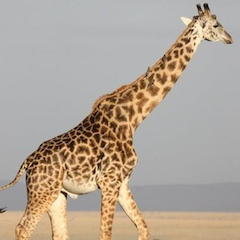
#> input picture questions/images/GiraffeCrop.jpg, 240 x 240 px
$ python liveFFT2.py
#> lines starting #> are read from the running program, lines starting #| are printed output that depends on the picture
#!/usr/bin/env python
#coding: utf8

"""
Code originally by Brian R. Pauw and David Mannicke.
Modified by James Tompkin for Brown CSCI1430.

Initial Python coding and refactoring:
	Brian R. Pauw
With input from:
	Samuel Tardif

Windows compatibility resolution:
	David Mannicke
	Chris Garvey

Windows compiled version:
	Joachim Kohlbrecher
"""

"""
Overview
========
This program uses OpenCV to capture images from the camera, Fourier transform them and show the Fourier transformed image alongside the original on the screen.

Output image visualization:
    Top left: input image
    Bottom left: amplitude image of Fourier decomposition
    Bottom right: phase image of Fourier decomposition
    Top right: reconstruction of image from Fourier domain

$ ./liveFFT2.py

Required: A Python 3.x installation (tested on 3.12.x),
with:
    - OpenCV (for camera reading)
    - numpy, matplotlib, scipy, argparse
"""

__author__ = "Brian R. Pauw, David Mannicke; modified for Brown CSCI 1430 by James Tompkin"
__contact__ = "brian@stack.nl; james_tompkin@brown.edu"
__license__ = "GPLv3+"
__date__ = "2014/01/25; modifications 2017 onwards"
__status__ = "v2.1"

import os
import cv2 # opencv-based functions
import time
import math
import numpy as np
from scipy import ndimage
from skimage import io
from skimage import img_as_float32, img_as_ubyte
from skimage.color import rgb2gray


class live_FFT2():

    wn = "Fourier decomposition demo"
    use_camera = True

    im = None
    imMerlinTheCat = None
    imRaraMama = None

    pause = False
    quit = False
    drawText = True
    blankInput = False

    hw2part = 0
    phaseOffset = 0
    # Variables for animating basis reconstruction
    animateMagnitude = True
    animateOrientation = False
    frequencyCutoffDist = 1
    frequencyCutoffDirection = 0.3
    # Variables for animated basis demo
    magnitude = 1
    orientation = 0

    def __init__(self, **kwargs):

        self.writeControls()

        # Set the name of the output window
        cv2.namedWindow(self.wn, cv2.WINDOW_AUTOSIZE)

        # Load two images
        im1f = 'images/GiraffeCrop.jpg'
        im2f = 'images/MerlinCrop.jpg'
        im1f = im1f if os.path.isfile(im1f) else 'questions/' + im1f
        im2f = im2f if os.path.isfile(im2f) else 'questions/' + im2f
        self.imRaraMama = rgb2gray(img_as_float32(io.imread(im1f)))
#> self.imRaraMama: shape (240, 240) float32; min 0, max 0.961, mean 0.655
        self.imMerlinTheCat = rgb2gray(img_as_float32(io.imread(im2f)))
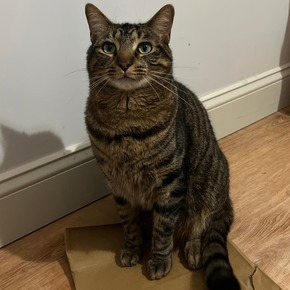
#> input picture questions/images/MerlinCrop.jpg, 290 x 290 px
#> self.imMerlinTheCat: shape (290, 290) float32; min 0, max 0.91, mean 0.411

        # Initialize camera
        # The argument is the device id.
        # If you have more than one camera, you can access them
        # by passing a different id, e.g., cv2.VideoCapture(1)
        self.vc = cv2.VideoCapture(0)
        if not self.vc.isOpened():
            print( "No camera found or error opening camera; using a static image instead." )
            self.use_camera = False
            self.im = self.imRaraMama
        else:
            # We found and opened a camera!
            # Requested camera size. This will be cropped to square later on at 240 x 240
            ret = self.vc.set(cv2.CAP_PROP_FRAME_WIDTH, 320)
            ret = self.vc.set(cv2.CAP_PROP_FRAME_HEIGHT, 240)

            # Some cameras will return 'None' on read until they are initialized,
            # so sit and wait for a valid image.
            while self.im is None:
                rval, self.im = self.vc.read()
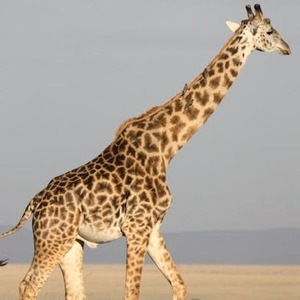
#> input picture questions/images/GiraffeCrop.jpeg, 300 x 300 px, given in place of the camera
#> self.im is the input picture: shape (300, 300, 3); mean B, G, R 152.1, 165.3, 177.5

        # Initial values in case something screws up...
        amplitude = np.zeros( self.im.shape )
        phase = np.zeros( self.im.shape )
        imr = np.zeros( self.im.shape )

        # Main loop
        while True:
            #a = time.perf_counter()

            if not self.pause:
                im = self.readAndCropImage()
                amplitude, phase = self.fourierTransform(im)
                amplitude, phase = self.studentFuncs(amplitude, phase)
                imr = self.invFourierTransform(amplitude, phase)

            self.displayImages(im, amplitude, phase, imr)

            # Update window, pause for 1ms, check keyboard
            key = cv2.waitKey(1)
            self.readKeyboard(key)
            #print('framerate = {} fps \r'.format(1. / (time.perf_counter() - a)))

            if self.quit:
                break

        if self.use_camera:
            # Stop camera
            self.vc.release()

    def writeControls(self):

        print("""
            CSCI 1430 Fourier Transform Demo
            --------------------------------

            0,1,2,3,4,5 = Homework parts --- the buttons won't work until you uncomment each
            p = Toggle pause of camera read and processing
            t = Toggle text

            o = Part 1: Animate frequency orientation (default false)
            m = Part 1: Animate frequency magnitude (default true)

            To add your own controls, edit `readKeyboard()`

              """)

        return

    def readKeyboard(self, key):

        for k in range(0, 6):
            if key == ord(str(k)):
                self.hw2part = k
                if self.hw2part == 1:
                    self.blankInput = True
                else:
                    self.blankInput = False

        if key == ord('t'):
            self.drawText = not self.drawText
        elif key == ord('p'):
            self.pause = not self.pause
        elif key == ord('o'):
            self.animateOrientation = not self.animateOrientation
        elif key == ord('m'):
            self.animateMagnitude = not self.animateMagnitude
        elif key == 27:
            self.quit = True

        return

    def readAndCropImage(self):

        if self.use_camera:
            # Read image.
            rval, self.im = self.vc.read()

            # Convert to grayscale float32
            tmp = rgb2gray(img_as_float32(self.im))

            # Some students' cameras did not return a 320 x 240 image.
            # If you have an error about image sizes not matching for Part 3, try uncommenting this line.
            if tmp.shape != (240,320):
                tmp = cv2.resize(tmp, (320,240), interpolation=cv2.INTER_AREA)
#> tmp: shape (240, 320) float32

            # Crop to square
            # 1. It's not necessary as a square; just easier for didactic reasons
            # 2. Some cameras across the class are returning different image sizes
            #    so let's ensure to crop
            if tmp.shape[1] > tmp.shape[0]:
                cropx = int((tmp.shape[1]-tmp.shape[0])/2)
#> cropx = 40
                cropy = 0
            elif tmp.shape[0] > tmp.shape[1]:
                cropx = 0
                cropy = int((tmp.shape[0]-tmp.shape[1])/2)

            self.im = tmp[cropy:tmp.shape[0]-cropy, cropx:tmp.shape[1]-cropx]
#> self.im: shape (240, 240) float32

        return self.im

    def fourierTransform(self, im):

        # Let's start by peforming the 2D fast Fourier decomposition operation
        imFFT = np.fft.fft2(im)

        # Then creating our amplitude and phase images
        amplitude = np.sqrt(np.power(imFFT.real, 2) + np.power(imFFT.imag, 2))
        phase = np.arctan2(imFFT.imag, imFFT.real)

        # NOTE: We will reconstruct the image from this decomposition later on (See Part 5)

        return amplitude, phase

    def invFourierTransform(self, amplitude, phase):

        # We need to build a new real+imaginary number from the amplitude / phase
        # This is going from polar coordinates to Cartesian coordinates in the complex number space
        recReal = np.cos( phase ) * amplitude
        recImag = np.sin( phase ) * amplitude
        rec = recReal + 1j*recImag

        # Now inverse Fourier transform
        return np.fft.ifft2( rec )

    def displayImages(self, im, amplitude, phase, imr):

        # For visualization, increase brightness of amplitude
        # Catch zero values to prevent any log(0) errors on the next line
        amplitude[amplitude == 0] = np.finfo(float).eps
        # Just for visualization, make it possible to see it
        amplitude = np.log(np.fft.fftshift(amplitude)) / 10
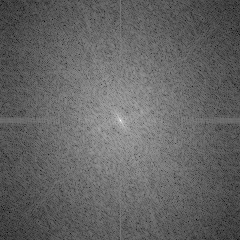
#> amplitude: shape (240, 240) float64; min -0.434, max 1.05, mean 0.15; drawn with min black and max white
        # Move
        phase = np.fft.fftshift(phase)
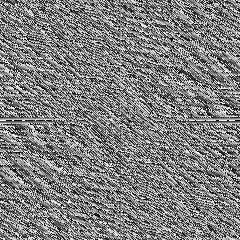
#> phase: shape (240, 240) float64; min -3.14, max 3.14, mean 5.45e-05; drawn with min black and max white

        inputImg = np.zeros(self.im.shape) if self.blankInput else im

        # Take just the real component of the reconstructed image: imr.real
        outputTop = np.concatenate((inputImg, imr.real),axis = 1)
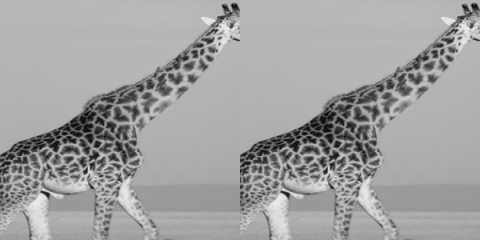
#> outputTop: shape (240, 480) float64; min 0.0306, max 0.929, mean 0.633
        outputBottom = np.concatenate((amplitude, phase),axis = 1)
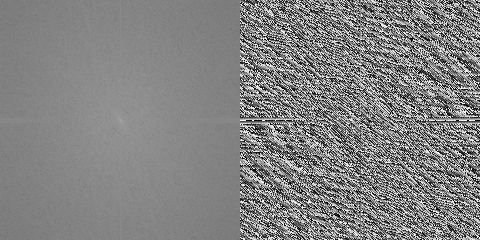
#> outputBottom: shape (240, 480) float64; min -3.14, max 3.14, mean 0.0748; drawn with min black and max white
        output = np.clip(np.concatenate((outputTop,outputBottom),axis = 0),0,1)

        output = (output*255).astype(np.uint8)
        output_cv_mat = cv2.UMat(output)

        # Write image labels
        if self.drawText:
            position = (0, 0)  # Coordinates of the text
            font = cv2.FONT_HERSHEY_SIMPLEX
            font_scale = 1
            font_color = 255  # White color
            thickness = 2
            if self.blankInput:
                cv2.putText( output_cv_mat, "! Unused !",   (0,25), font, font_scale, font_color, thickness)
            else:
                cv2.putText( output_cv_mat, "Input",        (0,25), font, font_scale, font_color, thickness)
            cv2.putText( output_cv_mat, "Inv. FT",          (int(output.shape[0]/2),25), font, font_scale, font_color, thickness)
            cv2.putText( output_cv_mat, "Fourier Ampli",    (0,25+int(output.shape[1]/2)), font, font_scale, font_color, thickness)
            cv2.putText( output_cv_mat, "Fourier Phase",    (int(output.shape[0]/2),25+int(output.shape[1]/2)), font, font_scale, font_color, thickness)

        # NOTE: One student's software crashed at this line above without casting to uint8,
        # but this operation via img_as_ubyte is _slow_. Add this back in if you code crashes.
        #cv2.imshow(self.wn, img_as_ubyte(output))
        cv2.imshow(self.wn, output_cv_mat)
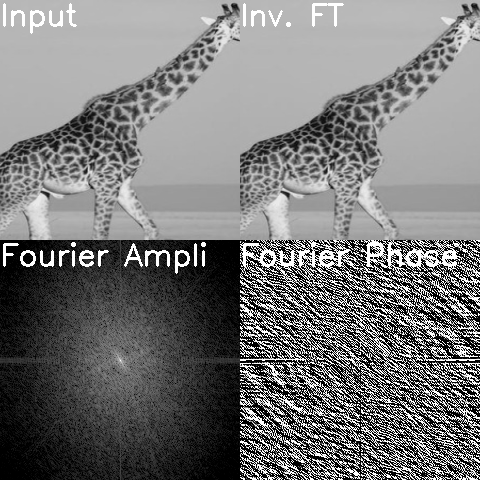
#> window 'Fourier decomposition demo': shape (480, 480); min 0, max 255, mean 119.8

        return

    '''
    Students: Concentrate here.
    '''
    def studentFuncs(self, amplitude, phase):

        # Part 1: Scanning the basis and looking at the reconstructed image for each frequency independently
        # ==================================================================================================
        if self.hw2part == 1:
            '''
            # To see the effect, uncomment this block, read through the comments and code, and then execute the program.

            # Lets try to set one basis sine wave to have any amplitude - just like the 'white dot on black background' images in lecture
            # First, let's zero out the amplitude and phase everywhere
            # We'll use some temp variables.
            a = np.zeros( self.im.shape )
            p = np.zeros( self.im.shape )

            # Let's set some controls to animate how it looks as we move through the frequency space
            if self.animateOrientation:
                self.orientation += math.pi / 60.0 # angular speed control
                if self.orientation > math.pi * 2:
                    self.orientation = 0

            if self.animateMagnitude:
                self.magnitude += 0.3
                if self.magnitude >= 50: # could go to width/2 for v. high frequencies
                    self.magnitude = 0

            # Make a little vector from the center of the image
            cx = math.floor(self.im.shape[1]/2)
            cy = math.floor(self.im.shape[0]/2)
            xd = self.magnitude*math.cos(self.orientation)
            yd = self.magnitude*math.sin(self.orientation)

            # This is where we set the pixel corresponding to the basis frequency to be 'lit' - to have amplitude
            # Use half the max energy of image, assuming brightness = 1.0
            # But, if you want to vary the brightness of the basis, scale it here.
            # First, let's set the 0th frequency offset around which all other frequencies fluctuate
            a[cy,cx] = self.im.shape[0]*self.im.shape[1] / 2.0
            a[int(cy+yd), int(cx+xd)] = self.im.shape[0]*self.im.shape[1] / 2.0
            amplitude = np.fft.fftshift(a)

            # If you want to add a phase shift for this basis function:
            p[int(cy+yd), int(cx+xd)] = self.phaseOffset # Do it here :)
            phase = np.fft.fftshift(p)

            # Note the reconstructed image (top right) as we light up different basis frequencies.
            '''

        # Part 2: Reconstructing from different numbers of basis frequencies
        # ==================================================================
        elif self.hw2part == 2:
            '''
            # In this part, we change the number of bases shown in the reconstruction of the original image. This is displayed as an animation

            # Make a square mask over the amplitude image
            Y, X = np.ogrid[:self.im.shape[0], :self.im.shape[1]]
            # Suppress frequencies less than cutoff distance
            mask = np.logical_or( np.abs(X-(self.im.shape[1]/2)) >= self.frequencyCutoffDist, np.abs(Y-(self.im.shape[0]/2)) >= self.frequencyCutoffDist )
            a = np.fft.fftshift(amplitude)
            a[mask] = 0
            amplitude = np.fft.fftshift(a)

            # Slowly undulate the cutoff radius back and forth
            # If radius is small and direction is decreasing, then flip the direction!
            if self.frequencyCutoffDist <= 1 and self.frequencyCutoffDirection < 0:
                self.frequencyCutoffDirection *= -1
            # If radius is large and direction is increasing, then flip the direction!
            if self.frequencyCutoffDist > self.im.shape[1]/3 and self.frequencyCutoffDirection > 0:
                self.frequencyCutoffDirection *= -1

            self.frequencyCutoffDist += self.frequencyCutoffDirection
            '''

        # Part 3: Replacing amplitude / phase with that of another image
        # ==============================================================
        elif self.hw2part == 3:
            '''
            imMerlinFFT = np.fft.fft2( self.imMerlinTheCat )
            amplitudeMerlin = np.sqrt( np.power( imMerlinFFT.real, 2 ) + np.power( imMerlinFFT.imag, 2 ) )
            phaseMerlin = np.arctan2( imMerlinFFT.imag, imMerlinFFT.real )

            # Try uncommenting either of the lines below
            #amplitude = amplitudeMerlin
            phase = phaseMerlin
            '''

        # Part 4: Replacing amplitude / phase with that of a noisy image
        # ==============================================================
        elif self.hw2part == 4:
            '''
            # Generate some noise
            rng = np.random.default_rng()
            self.uniform_noise = rng.uniform( 0, 1, self.im.shape )
            imNoiseFFT = np.fft.fft2( self.uniform_noise )
            amplitudeNoise = np.sqrt( np.power( imNoiseFFT.real, 2 ) + np.power( imNoiseFFT.imag, 2 ) )
            phaseNoise = np.arctan2( imNoiseFFT.imag, imNoiseFFT.real )

            # Try uncommenting either of the lines below
            amplitude = amplitudeNoise
            #phase = phaseNoise
            '''

        # Part 5: Understanding amplitude and phase
        # =========================================
        elif self.hw2part == 5:
            '''
            # Play with the images. What can you discover? Try uncommenting each modification, one at a time, to see its direct image. Feel free to combine these modifications for different effects.

            # Zero out 0th infinite-frequency component? ('DC offset')
            amplitude[0,0] = 0

            # Zero out only phase?
            # phase = np.zeros( self.im.shape ) # + 0.5 * phase

            # Flip direction?
            # phase = -phase

            # Rotate all phase values?
            # self.phaseOffset += 0.05
            # phase += self.phaseOffset

            # Rotate whole image? Together? Individually?
            # phase = np.rot90(phase)
            # amplitude = np.rot90(amplitude)

            # Are these manipulations meaningful?
            # What other manipulations might we perform?
            '''

        return amplitude, phase

if __name__ == '__main__':
    live_FFT2()
#> (key Esc is pressed here)
